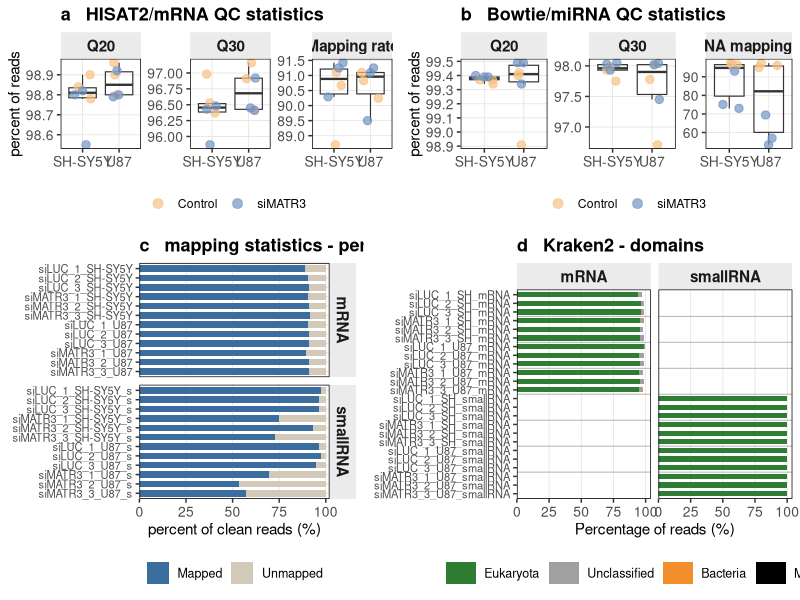
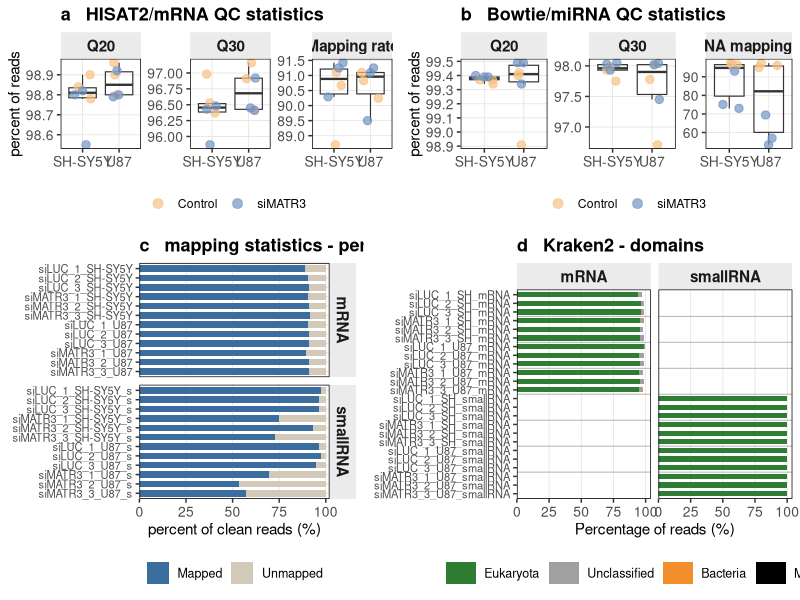
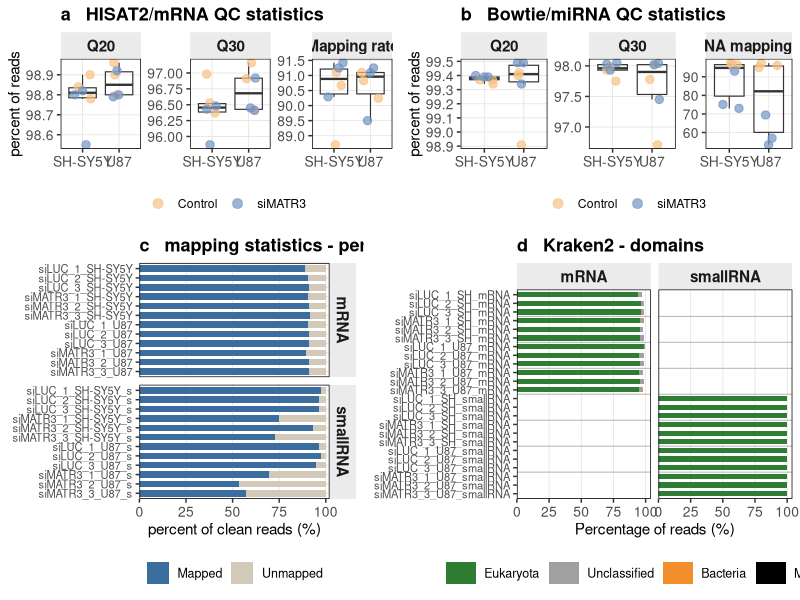

Reproduce these figures in R, in order.
library(reshape2)
library(ggplot2)
library(ggrepel)
library(cowplot)
library(dplyr)
library(tidyr)
library(colorspace)

level.order.treat <- c("Control", "siMATR3")
group.colors.treat <- colorspace::desaturate(
  c("#FDBF6F", "#6A93CB"), 
  amount = 0.15
)

level.order.line <- c("SH-SY5Y", "U87")

mrna_data <- data.frame(
  Sample = c("siLUC_1_SH-SY5Y", "siLUC_2_SH-SY5Y", "siLUC_3_SH-SY5Y",
             "siMATR3_1_SH-SY5Y", "siMATR3_2_SH-SY5Y", "siMATR3_3_SH-SY5Y",
             "siLUC_1_U87", "siLUC_2_U87", "siLUC_3_U87",
             "siMATR3_1_U87", "siMATR3_2_U87", "siMATR3_3_U87"),
  Condition = c(rep("Control", 3), rep("siMATR3", 3),
                rep("Control", 3), rep("siMATR3", 3)),
  CellLine = c(rep("SH-SY5Y", 6), rep("U87", 6)),
  Library = "mRNA",
  Q20 = c(98.84, 98.90, 98.78, 98.80, 98.55, 98.82,
          98.80, 98.96, 98.90, 98.92, 98.80, 98.79),
  Q30 = c(96.53, 96.98, 96.37, 96.43, 95.87, 96.48,
          96.42, 97.16, 96.91, 96.92, 96.45, 96.41),
  MapRate = c(88.70, 90.67, 91.10, 90.29, 91.25, 91.42,
              90.24, 90.83, 91.10, 89.50, 91.09, 91.25)
)

srna_data <- data.frame(
  Sample = c("siLUC_1_SH-SY5Y_s", "siLUC_2_SH-SY5Y_s", "siLUC_3_SH-SY5Y_s",
             "siMATR3_1_SH-SY5Y_s", "siMATR3_2_SH-SY5Y_s", "siMATR3_3_SH-SY5Y_s",
             "siLUC_1_U87_s", "siLUC_2_U87_s", "siLUC_3_U87_s",
             "siMATR3_1_U87_s", "siMATR3_2_U87_s", "siMATR3_3_U87_s"),
  Condition = c(rep("Control", 3), rep("siMATR3", 3),
                rep("Control", 3), rep("siMATR3", 3)),
  CellLine = c(rep("SH-SY5Y", 6), rep("U87", 6)),
  Library = "smallRNA",
  Q20 = c(99.37, 99.37, 99.34, 99.40, 99.39, 99.39,
          98.91, 99.40, 99.42, 99.34, 99.49, 99.49),
  Q30 = c(97.99, 97.93, 97.75, 98.03, 97.93, 98.05,
          96.71, 98.02, 97.78, 97.45, 98.02, 98.04),
  MapRate = c(97.55, 96.56, 96.56, 75.09, 93.05, 72.99,
              96.12, 97.36, 94.98, 69.42, 53.40, 56.96)
)

qc_all <- bind_rows(mrna_data, srna_data)

# ============================================================
# a: mRNA QC Statistics
# ============================================================

mrna_long <- mrna_data %>%
  select(Sample, CellLine, Condition, Q20, Q30, MapRate) %>%
  pivot_longer(cols = c(Q20, Q30, MapRate),
               names_to = "Metric",
               values_to = "Value") %>%
  mutate(Metric = factor(Metric,
                         levels = c("Q20", "Q30", "MapRate"),
                         labels = c("Q20", "Q30", "Mapping rate")))

mrna_long$Treat <- mrna_long$Condition
mrna_long$Line <- mrna_long$CellLine
mrna_long$Treat <- factor(mrna_long$Treat, levels = level.order.treat)
mrna_long$Line <- factor(mrna_long$Line, levels = level.order.line)

a <- ggplot(mrna_long, aes(x = Line, y = Value)) +
  geom_boxplot(lwd = 0.4, fatten = 2, alpha = 0.2, outlier.shape = NA) +
  geom_point(aes(color = Treat), 
             position = position_jitter(seed = 1, width = 0.25, height = 0.0),
             size = 2.5, alpha = 0.7) +
  facet_wrap(~Metric, scales = 'free_y', nrow = 1) +
  scale_color_manual(values = group.colors.treat) +
  theme_bw(base_size = 11) +
  theme(
    legend.title = element_blank(),
    legend.position = "bottom",
    axis.text.x = element_text(angle = 0, hjust = 0.5, size = 10),
    axis.text.y = element_text(size = 10),
    axis.title = element_text(size = 11),
    strip.background = element_rect(fill = "grey92", color = NA),
    strip.text = element_text(face = "bold", size = 11),
    plot.title = element_text(face = "bold", hjust = 0, size = 13),
    panel.border = element_rect(color = "black", linewidth = 0.5),
    panel.grid.minor = element_blank(),
    panel.grid.major = element_line(color = "grey90", linewidth = 0.3)
  ) +
  guides(color = guide_legend(override.aes = list(size = 3))) +
  labs(title = 'a   HISAT2/mRNA QC statistics', 
       x = NULL, 
       y = 'percent of reads')

# ============================================================
# b: miRNA QC Statistics
# ============================================================

srna_long <- srna_data %>%
  select(Sample, CellLine, Condition, Q20, Q30, MapRate) %>%
  pivot_longer(cols = c(Q20, Q30, MapRate),
               names_to = "Metric",
               values_to = "Value") %>%
  mutate(Metric = factor(Metric,
                         levels = c("Q20", "Q30", "MapRate"),
                         labels = c("Q20", "Q30", "miRNA mapping rate")))

srna_long$Treat <- srna_long$Condition
srna_long$Line <- srna_long$CellLine
srna_long$Treat <- factor(srna_long$Treat, levels = level.order.treat)
srna_long$Line <- factor(srna_long$Line, levels = level.order.line)

b <- ggplot(srna_long, aes(x = Line, y = Value)) +
  geom_boxplot(lwd = 0.4, fatten = 2, alpha = 0.2, outlier.shape = NA) +
  geom_point(aes(color = Treat), 
             position = position_jitter(seed = 1, width = 0.25, height = 0.0),
             size = 2.5, alpha = 0.7) +
  facet_wrap(~Metric, scales = 'free_y', nrow = 1) +
  scale_color_manual(values = group.colors.treat) +
  theme_bw(base_size = 11) +
  theme(
    legend.title = element_blank(),
    legend.position = "bottom",
    axis.text.x = element_text(angle = 0, hjust = 0.5, size = 10),
    axis.text.y = element_text(size = 10),
    axis.title = element_text(size = 11),
    strip.background = element_rect(fill = "grey92", color = NA),
    strip.text = element_text(face = "bold", size = 11),
    plot.title = element_text(face = "bold", hjust = 0, size = 13),
    panel.border = element_rect(color = "black", linewidth = 0.5),
    panel.grid.minor = element_blank(),
    panel.grid.major = element_line(color = "grey90", linewidth = 0.3)
  ) +
  guides(color = guide_legend(override.aes = list(size = 3))) +
  labs(title = 'b   Bowtie/miRNA QC statistics', 
       x = NULL, 
       y = 'percent of reads')

# ============================================================
# c: Mapping Statistics
# ============================================================

qc_all <- qc_all %>%
  mutate(Unmapped = 100 - MapRate)

map_long <- qc_all %>%
  select(Sample, CellLine, Library, Condition, MapRate, Unmapped) %>%
  pivot_longer(cols = c(MapRate, Unmapped),
               names_to = "Type",
               values_to = "Percent") %>%
  mutate(Type = factor(Type, levels = c("MapRate", "Unmapped"),
                       labels = c("Mapped", "Unmapped")))

sample_order <- rev(c(
  "siLUC_1_SH-SY5Y", "siLUC_2_SH-SY5Y", "siLUC_3_SH-SY5Y",
  "siMATR3_1_SH-SY5Y", "siMATR3_2_SH-SY5Y", "siMATR3_3_SH-SY5Y",
  "siLUC_1_U87", "siLUC_2_U87", "siLUC_3_U87",
  "siMATR3_1_U87", "siMATR3_2_U87", "siMATR3_3_U87",
  "siLUC_1_SH-SY5Y_s", "siLUC_2_SH-SY5Y_s", "siLUC_3_SH-SY5Y_s",
  "siMATR3_1_SH-SY5Y_s", "siMATR3_2_SH-SY5Y_s", "siMATR3_3_SH-SY5Y_s",
  "siLUC_1_U87_s", "siLUC_2_U87_s", "siLUC_3_U87_s",
  "siMATR3_1_U87_s", "siMATR3_2_U87_s", "siMATR3_3_U87_s"
))

map_long$Sample <- factor(map_long$Sample, levels = sample_order)
map_colors <- c("Mapped" = "#3B6E9E", "Unmapped" = "#D3C9B8")

c <- ggplot(map_long, aes(x = Percent, y = Sample, fill = Type)) +
  geom_col(width = 0.7, position = position_stack(reverse = TRUE)) +
  facet_grid(Library ~ ., scales = "free_y", space = "free_y") +
  scale_fill_manual(values = map_colors) +
  scale_x_continuous(limits = c(0, 102), expand = c(0, 0)) +
  labs(title = "c   mapping statistics - per sample",
       x = "percent of clean reads (%)", y = NULL, fill = NULL) +
  theme_bw(base_size = 11) +
  theme(
    legend.title = element_blank(),
    legend.position = "bottom",
    axis.text.x = element_text(size = 10),
    axis.text.y = element_text(size = 8),
    axis.title = element_text(size = 11),
    strip.background = element_rect(fill = "grey92", color = NA),
    strip.text = element_text(face = "bold", size = 11),
    plot.title = element_text(face = "bold", hjust = 0, size = 13),
    panel.border = element_rect(color = "black", linewidth = 0.5),
    panel.grid.minor = element_blank(),
    panel.grid.major.x = element_line(color = "grey90", linewidth = 0.3),
    legend.text = element_text(size = 9)
  )

# ============================================================
# d: Kraken Domains 
# ============================================================

kraken_data <- data.frame(
  library_type = c(rep("mRNA", 12), rep("smallRNA", 12)),
  sample = rep(c("siLUC_1_SH", "siLUC_1_U87", "siLUC_2_SH", "siLUC_2_U87",
                 "siLUC_3_SH", "siLUC_3_U87", "siMATR3_1_SH", "siMATR3_1_U87",
                 "siMATR3_2_SH", "siMATR3_2_U87", "siMATR3_3_SH", "siMATR3_3_U87"), 2),
  Unclassified = c(3.21, 1.27, 2.67, 3.49, 2.49, 2.52, 2.96, 3.46, 2.22, 3.10, 3.35, 2.98,
                   99.97, 99.98, 99.97, 99.93, 99.94, 99.38, 99.96, 99.36, 99.91, 99.95, 99.97, 99.97),
  Eukaryota = c(94.13, 98.43, 96.15, 95.22, 96.18, 95.96, 95.27, 94.63, 95.94, 95.56, 95.46, 94.51,
                0.02, 0.01, 0.01, 0.01, 0.02, 0.34, 0.02, 0.49, 0.02, 0.01, 0.01, 0.01),
  Bacteria = c(0.21, 0.03, 0.15, 0.18, 0.24, 0.14, 0.16, 0.22, 0.11, 0.20, 0.18, 0.13,
               0.01, 0.01, 0.01, 0.05, 0.03, 0.07, 0.02, 0.02, 0.05, 0.04, 0.01, 0.01),
  Mycoplasma = 0
)

kraken_data <- kraken_data %>%
  mutate(
    Eukaryota = ifelse(library_type == "smallRNA", Eukaryota + Unclassified, Eukaryota),
    Unclassified = ifelse(library_type == "smallRNA", 0, Unclassified)
  )

sample_order_kraken <- c("siLUC_1_SH", "siLUC_2_SH", "siLUC_3_SH",
                         "siMATR3_1_SH", "siMATR3_2_SH", "siMATR3_3_SH",
                         "siLUC_1_U87", "siLUC_2_U87", "siLUC_3_U87",
                         "siMATR3_1_U87", "siMATR3_2_U87", "siMATR3_3_U87")

kraken_data <- kraken_data %>%
  mutate(
    sample_full = paste0(sample, "_", library_type),
    sample_full = factor(sample_full, levels = rev(c(paste0(sample_order_kraken, "_mRNA"),
                                                      paste0(sample_order_kraken, "_smallRNA")))),
    library_type = factor(library_type, levels = c("mRNA", "smallRNA"))
  )

domain_df <- kraken_data %>%
  select(library_type, sample_full, Eukaryota, Unclassified, Bacteria, Mycoplasma) %>%
  pivot_longer(cols = c(Eukaryota, Unclassified, Bacteria, Mycoplasma),
               names_to = "Domain", values_to = "Percent") %>%
  mutate(

    Domain = factor(Domain, 
                    levels = c("Mycoplasma", "Bacteria", "Unclassified", "Eukaryota"))
  )

kraken.colors <- c(
  "Eukaryota" = "#2E7D32",      # 
  "Unclassified" = "#A0A0A0",   # 
  "Bacteria" = "#F28E2B",       # 
  "Mycoplasma" = "#000000"      # 
)

d <- ggplot(domain_df, aes(x = Percent, y = sample_full, fill = Domain)) +
  geom_col(width = 0.6, position = position_stack(reverse = FALSE)) +
  facet_grid(. ~ library_type, scales = "free_y", space = "free_y") +
  geom_hline(yintercept = c(3.5, 6.5, 9.5, 12.5, 15.5, 18.5, 21.5),
             linewidth = 0.25, colour = "grey60") +
  scale_fill_manual(
    values = kraken.colors,
    breaks = c("Eukaryota", "Unclassified", "Bacteria", "Mycoplasma")
  ) +
  scale_x_continuous(limits = c(0, 102), breaks = c(0, 25, 50, 75, 100),
                     expand = expansion(mult = c(0, 0.02))) +
  labs(title = "d   Kraken2 - domains",
       x = "Percentage of reads (%)", y = NULL, fill = NULL) +
  theme_bw(base_size = 11) +
  theme(
    legend.title = element_blank(),
    legend.position = "bottom",
    axis.text.x = element_text(size = 10),
    axis.text.y = element_text(size = 8),
    axis.title = element_text(size = 11),
    strip.background = element_rect(fill = "grey92", color = NA),
    strip.text = element_text(face = "bold", size = 11),
    plot.title = element_text(face = "bold", hjust = 0, size = 13),
    panel.border = element_rect(color = "black", linewidth = 0.5),
    panel.grid.minor = element_blank(),
    panel.grid.major.x = element_line(color = "grey90", linewidth = 0.3),
    panel.grid.major.y = element_blank(),
    legend.text = element_text(size = 9),
    legend.key.width = unit(0.8, "cm")
  )

row1 <- plot_grid(a, b, ncol = 2, labels = c('', ''), rel_widths = c(1, 1))
row2 <- plot_grid(c, d, ncol = 2, labels = c('', ''), rel_widths = c(1, 1.2))
final_plot <- plot_grid(row1, row2, ncol = 1, rel_heights = c(1, 1.6))

print(final_plot)

ggsave("Figure3_Final.pdf", final_plot, width = 14, height = 12, dpi = 600)
ggsave("Figure3_Final.png", final_plot, width = 14, height = 12, dpi = 600, bg = "white")

message("✅ شکل نهایی با موفقیت ذخیره شد!")
